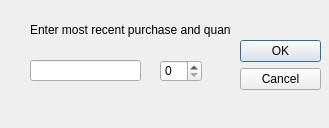
<?xml version="1.0" encoding="UTF-8"?>
<ui version="4.0">
 <class>addRecentPurchase</class>
 <widget class="QDialog" name="addRecentPurchase">
  <property name="geometry">
   <rect>
    <x>0</x>
    <y>0</y>
    <width>329</width>
    <height>128</height>
   </rect>
  </property>
  <property name="windowTitle">
   <string>Dialog</string>
  </property>
  <widget class="QDialogButtonBox" name="buttonBox">
   <property name="geometry">
    <rect>
     <x>240</x>
     <y>40</y>
     <width>81</width>
     <height>241</height>
    </rect>
   </property>
   <property name="orientation">
    <enum>Qt::Vertical</enum>
   </property>
   <property name="standardButtons">
    <set>QDialogButtonBox::Cancel|QDialogButtonBox::Ok</set>
   </property>
  </widget>
  <widget class="QLabel" name="label">
   <property name="geometry">
    <rect>
     <x>30</x>
     <y>20</y>
     <width>201</width>
     <height>20</height>
    </rect>
   </property>
   <property name="text">
    <string>Enter most recent purchase and quantity</string>
   </property>
  </widget>
  <widget class="QLineEdit" name="recentPurchaseInput">
   <property name="geometry">
    <rect>
     <x>30</x>
     <y>60</y>
     <width>111</width>
     <height>21</height>
    </rect>
   </property>
  </widget>
  <widget class="QSpinBox" name="recentPQuantity">
   <property name="geometry">
    <rect>
     <x>160</x>
     <y>60</y>
     <width>42</width>
     <height>22</height>
    </rect>
   </property>
  </widget>
 </widget>
 <resources/>
 <connections>
  <connection>
   <sender>buttonBox</sender>
   <signal>accepted()</signal>
   <receiver>addRecentPurchase</receiver>
   <slot>accept()</slot>
   <hints>
    <hint type="sourcelabel">
     <x>248</x>
     <y>254</y>
    </hint>
    <hint type="destinationlabel">
     <x>157</x>
     <y>274</y>
    </hint>
   </hints>
  </connection>
  <connection>
   <sender>buttonBox</sender>
   <signal>rejected()</signal>
   <receiver>addRecentPurchase</receiver>
   <slot>reject()</slot>
   <hints>
    <hint type="sourcelabel">
     <x>316</x>
     <y>260</y>
    </hint>
    <hint type="destinationlabel">
     <x>286</x>
     <y>274</y>
    </hint>
   </hints>
  </connection>
 </connections>
</ui>
